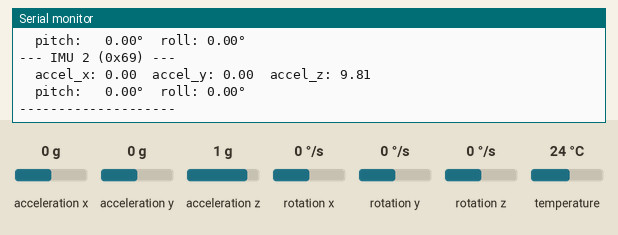
Bench run of a sketch on a simulated ESP32. Parts: the last lines printed to the serial monitor. The test bench sets the inputs (shaded band); at power-on: acceleration x 0 g, acceleration y 0 g, acceleration z 1 g, rotation x 0 °/s, rotation y 0 °/s, rotation z 0 °/s, temperature 24 °C. WiFi joins after 1.5 s; servers stay silent unless stated; random numbers use the default seed unless the sketch sets one; no MQTT or app messages arrive unless stated.

Above: at 4.7 s.
4.8 s: acceleration x set to -1.4 g
At 5.03 s:
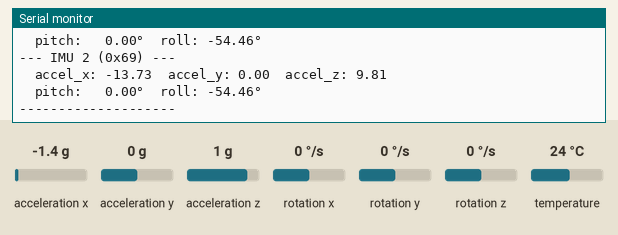
6.3 s: acceleration y set to -1.4 g
At 6.55 s:
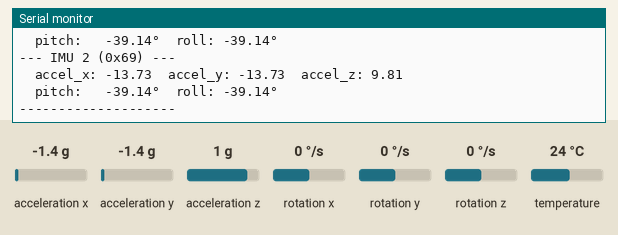
7.8 s: acceleration z set to -1.4 g
At 8.06 s:
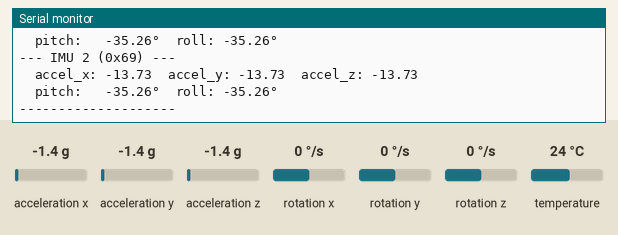
Timing chart, 0 to 10.8 s (numbered marks = the images above; inputs shaded):
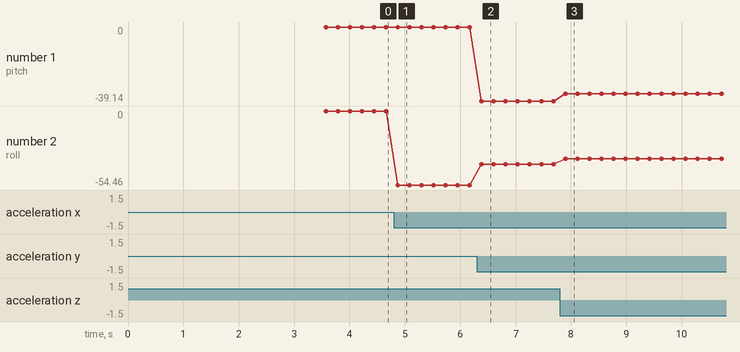

Measured:
- after the input at 4.8 s, the serial monitor: prints a new line after 0.07 s (image 1)
- after the input at 6.3 s, the serial monitor: prints a new line after 0.08 s (image 2)
- after the input at 7.8 s, the serial monitor: prints a new line after 0.09 s (image 3)
- plotted number 1: 0 → -39.14 after the input at 6.3 s, -39.14 → -35.26 after the input at 7.8 s
- plotted number 2: 0 → -54.46 after the input at 4.8 s, -54.46 → -39.14 after the input at 6.3 s, -39.14 → -35.26 after the input at 7.8 s

The sketch:

imu_code.ino
```cpp
#include <Wire.h>
#include <Adafruit_MPU6050.h>
#include <Adafruit_Sensor.h>
#include <WiFi.h>
#include <PubSubClient.h>
#include <math.h>

// ======== Wi-Fi & MQTT =========
const char* ssid        = "MyPiHotspot";
const char* password    = "12345678";
const char* mqtt_server = "10.42.0.1";

WiFiClient espClient;
PubSubClient client(espClient);

// ======== MPU6050 =========
Adafruit_MPU6050 mpu1;
Adafruit_MPU6050 mpu2;

bool imu1OK = false;
bool imu2OK = false;

// ======== Calibration Offsets =========
float pitch1_offset = 0, roll1_offset = 0;
float pitch2_offset = 0, roll2_offset = 0;

// ======== Angle Calculation =========
void calculateAngles(float ax, float ay, float az, float &pitch, float &roll) {
  pitch = atan2(ay, sqrt(ax * ax + az * az)) * (180.0 / M_PI);
  roll  = atan2(ax, sqrt(ay * ay + az * az)) * (180.0 / M_PI);
}

// ======== MQTT Reconnect =========
void reconnectMQTT() {
  while (!client.connected()) {
    Serial.print("Connecting to MQTT... ");
    String clientId = "ESP32Client-" + String(random(0xffff), HEX);
    if (client.connect(clientId.c_str())) {
      Serial.println("connected.");
      client.publish("esp32/status", "ESP32 dual IMU connected.");
    } else {
      Serial.print("failed, rc=");
      Serial.print(client.state());
      Serial.println(" retrying in 2 seconds...");
      delay(2000);
    }
  }
}

// ======== Safe Read IMU 1 =========
bool readIMU1(float &ax, float &ay, float &az) {
  Wire.beginTransmission(0x68);
  byte error = Wire.endTransmission();
  if (error != 0) {
    Serial.print("[ERROR] IMU 1 (0x68) NACK — error code: ");
    Serial.println(error);
    imu1OK = false;
    return false;
  }
  sensors_event_t a, g, temp;
  mpu1.getEvent(&a, &g, &temp);
  ax = a.acceleration.x;
  ay = a.acceleration.y;
  az = a.acceleration.z;
  imu1OK = true;
  return true;
}

// ======== Safe Read IMU 2 =========
bool readIMU2(float &ax, float &ay, float &az) {
  Wire.beginTransmission(0x69);   // CHANGED: was Wire1
  byte error = Wire.endTransmission();
  if (error != 0) {
    Serial.print("[ERROR] IMU 2 (0x69) NACK — error code: ");
    Serial.println(error);
    imu2OK = false;
    return false;
  }
  sensors_event_t a, g, temp;
  mpu2.getEvent(&a, &g, &temp);
  ax = a.acceleration.x;
  ay = a.acceleration.y;
  az = a.acceleration.z;
  imu2OK = true;
  return true;
}

// ======== Calibration =========
void calibrate() {
  Serial.println("\n--- Calibrating — keep strap in neutral position ---");
  delay(500);

  float ax, ay, az;

  if (readIMU1(ax, ay, az)) {
    calculateAngles(ax, ay, az, pitch1_offset, roll1_offset);
    Serial.print("IMU 1 offset captured — pitch: ");
    Serial.print(pitch1_offset);
    Serial.print("°  roll: ");
    Serial.print(roll1_offset);
    Serial.println("°");
  }

  if (readIMU2(ax, ay, az)) {
    calculateAngles(ax, ay, az, pitch2_offset, roll2_offset);
    Serial.print("IMU 2 offset captured — pitch: ");
    Serial.print(pitch2_offset);
    Serial.print("°  roll: ");
    Serial.print(roll2_offset);
    Serial.println("°");
  }

  Serial.println("--- Calibration complete. Starting readings... ---\n");
}

// ======== Setup =========
void setup() {
  Serial.begin(115200);
  delay(1000);

  Serial.println("\nStarting ESP32 Dual IMU...");
  Serial.println("IMU 1 → 0x68 | SDA=2, SCL=3");
  Serial.println("IMU 2 → 0x69 | SDA=2, SCL=3");

  IPAddress local_IP(10, 42, 0, 50);
  IPAddress gateway(10, 42, 0, 1);
  IPAddress subnet(255, 255, 255, 0);
  WiFi.config(local_IP, gateway, subnet);

  WiFi.begin(ssid, password);
  Serial.print("Connecting to Wi-Fi");
  while (WiFi.status() != WL_CONNECTED) {
    delay(1000);
    Serial.print(".");
  }
  Serial.println("\nWi-Fi connected. IP: ");
  Serial.println(WiFi.localIP());

  client.setServer(mqtt_server, 1883);
  client.setKeepAlive(60);
  reconnectMQTT();

  // SINGLE I2C BUS
  Wire.begin(2, 3);

  // ---- Init IMU 1 ----
  if (!mpu1.begin(0x68, &Wire)) {
    Serial.println("IMU 1 NOT FOUND!");
    while (1);
  }

  // ---- Init IMU 2 ----
  if (!mpu2.begin(0x69, &Wire)) {   // CHANGED: same bus
    Serial.println("IMU 2 NOT FOUND!");
    while (1);
  }

  Serial.println("Both IMUs ready on single I2C bus.");

  calibrate();
}

// ======== Main Loop =========
void loop() {
  if (!client.connected()) reconnectMQTT();
  client.loop();

  float ax1 = 0, ay1 = 0, az1 = 0;
  float ax2 = 0, ay2 = 0, az2 = 0;
  float pitch1 = 0, roll1 = 0;
  float pitch2 = 0, roll2 = 0;

  Serial.println("--- IMU 1 (0x68) ---");
  if (readIMU1(ax1, ay1, az1)) {
    calculateAngles(ax1, ay1, az1, pitch1, roll1);
    pitch1 -= pitch1_offset;
    roll1  -= roll1_offset;
    Serial.print("  accel_x: "); Serial.print(ax1);
    Serial.print("  accel_y: "); Serial.print(ay1);
    Serial.print("  accel_z: "); Serial.println(az1);
    Serial.print("  pitch:   "); Serial.print(pitch1);
    Serial.print("°  roll: ");   Serial.print(roll1);
    Serial.println("°");
  }

  Serial.println("--- IMU 2 (0x69) ---");
  if (readIMU2(ax2, ay2, az2)) {
    calculateAngles(ax2, ay2, az2, pitch2, roll2);
    pitch2 -= pitch2_offset;
    roll2  -= roll2_offset;
    Serial.print("  accel_x: "); Serial.print(ax2);
    Serial.print("  accel_y: "); Serial.print(ay2);
    Serial.print("  accel_z: "); Serial.println(az2);
    Serial.print("  pitch:   "); Serial.print(pitch2);
    Serial.print("°  roll: ");   Serial.print(roll2);
    Serial.println("°");
  }

  Serial.println("--------------------");

  // ---- Publish ----
  if (imu1OK || imu2OK) {
    char payload[256];
    snprintf(payload, sizeof(payload),
      "{\"imu1\":{\"ok\":%s,\"accel_x\":%.2f,\"accel_y\":%.2f,\"accel_z\":%.2f,\"pitch\":%.2f,\"roll\":%.2f},"
      "\"imu2\":{\"ok\":%s,\"accel_x\":%.2f,\"accel_y\":%.2f,\"accel_z\":%.2f,\"pitch\":%.2f,\"roll\":%.2f}}",
      imu1OK ? "true" : "false", ax1, ay1, az1, pitch1, roll1,
      imu2OK ? "true" : "false", ax2, ay2, az2, pitch2, roll2);

    if (!client.publish("esp32/imu", payload)) {
      Serial.println("Publish failed.");
    }
  } else {
    Serial.println("[WARNING] Both IMUs failed — skipping publish.");
  }

  delay(200);
}
```
